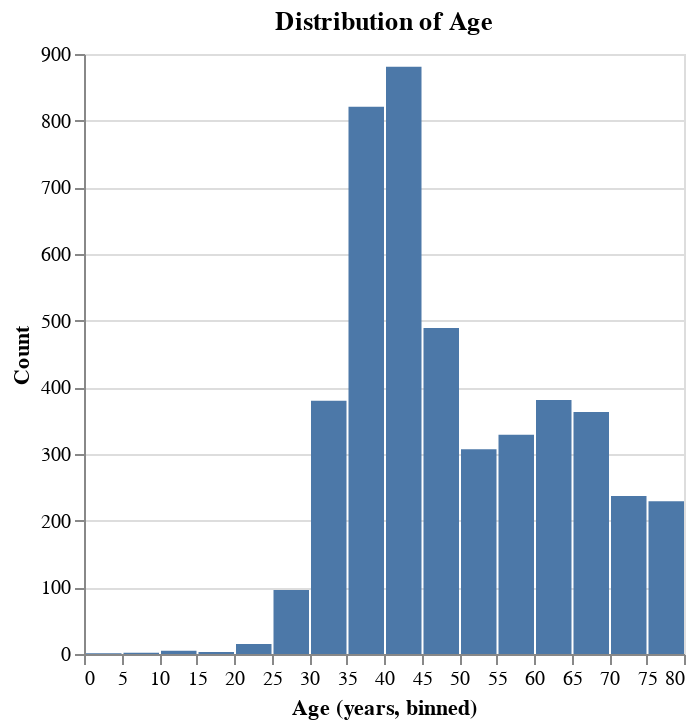

This figure's notebook cell:
### Code cell
chart_age = alt.Chart(concatenated_concise, title="Distribution of Age").mark_bar().encode(
    x = alt.X("age", bin=alt.Bin(maxbins = 30), title = "Age (years, binned)"),
    y = alt.Y("count()", title = "Count")
)

chart_age

### Figure 1 — Vega-Lite specification as saved in the notebook (floating-point values rounded to 4 significant figures; data arrays with more than 128 entries replaced by an {"elided": "..."} marker saying what was removed)
{"config": {"view": {"continuousWidth": 300, "continuousHeight": 300}}, "data": {"name": "data-ba91807aabed8503c9123d5c4e6bda91"}, "mark": {"type": "bar"}, "encoding": {"x": {"bin": {"maxbins": 30}, "field": "age", "title": "Age (years, binned)", "type": "quantitative"}, "y": {"aggregate": "count", "title": "Count", "type": "quantitative"}}, "title": "Distribution of Age", "$schema": "https://vega.github.io/schema/vega-lite/v5.15.1.json", "datasets": {"data-ba91807aabed8503c9123d5c4e6bda91": {"elided": "4539 records"}}}
